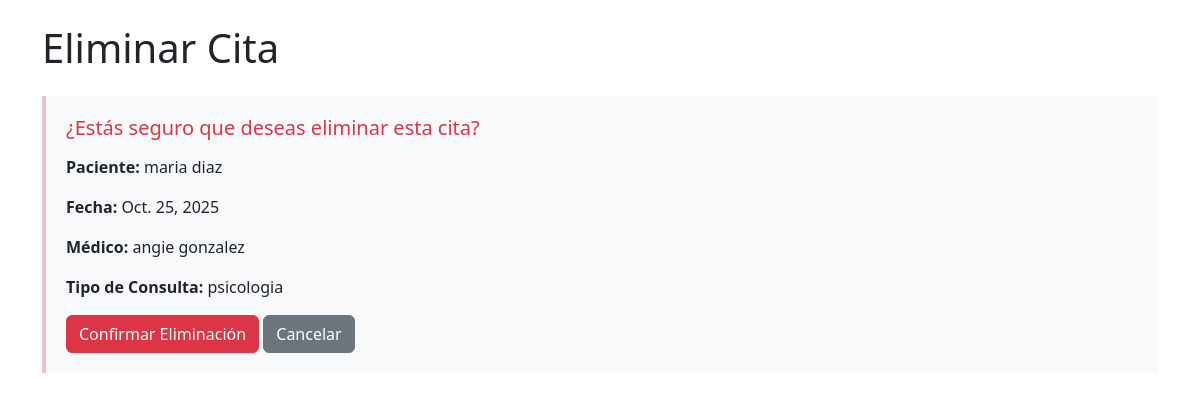
Page /agenda/eliminar/4/ on the committed database.
### agenda/models.py (models this page shows, shortened)
class Cita(models.Model):
    paciente = models.CharField()
    medico = models.CharField()
    fecha = models.DateField()
    tipo_consulta = models.CharField()

### agenda/views.py (the view)
# urls.py: path('eliminar/<int:pk>/', views.eliminar_cita, name='eliminar_cita'),
def eliminar_cita(request, pk):
    cita_obj = get_object_or_404(Cita, pk=pk)
    if request.method == 'POST':
        cita_obj.delete()
        return redirect('lista_citas')
    return render(request, 'agenda/eliminar_cita.html', {'cita': cita_obj})

### agenda/templates/agenda/eliminar_cita.html (shortened to what this page needs)
<!DOCTYPE html>
<html lang="es">
<head>
    <link href="https://cdn.jsdelivr.net/npm/bootstrap@5.3.0/dist/css/bootstrap.min.css" rel="stylesheet">
</head>
<body>
    <div class="container mt-4">
        <h1 class="mb-4">Eliminar Cita</h1>
        <div class="confirmation-box">
            <h5 class="text-danger">¿Estás seguro que deseas eliminar esta cita?</h5>
            <div class="cita-details">
                <p><strong>Paciente:</strong> {{ cita.paciente }}</p>
                <p><strong>Fecha:</strong> {{ cita.fecha }}</p>
                <p><strong>Médico:</strong> {{ cita.medico }}</p>
                {% if cita.tipo_consulta %}
                <p><strong>Tipo de Consulta:</strong> {{ cita.tipo_consulta }}</p>
                {% endif %}
            </div>
            <form method="post">
                <button type="submit" class="btn btn-danger">Confirmar Eliminación</button>
                <a href="{% url 'lista_citas' %}" class="btn btn-secondary">Cancelar</a>
            </form>
        </div>
    </div>
</body>
</html>

### agenda/templates/agenda/eliminar_cita.html (style rules this page uses)
.confirmation-box { background-color: #f8f9fa; border-left: 4px solid #e6c4c7; padding: 20px; margin-bottom: 20px; }
.cita-details { margin: 15px 0; }

### rows in the picture
Cita: paciente "maria diaz", fecha "Oct. 25, 2025", medico "angie gonzalez", tipo_consulta "psicologia"
